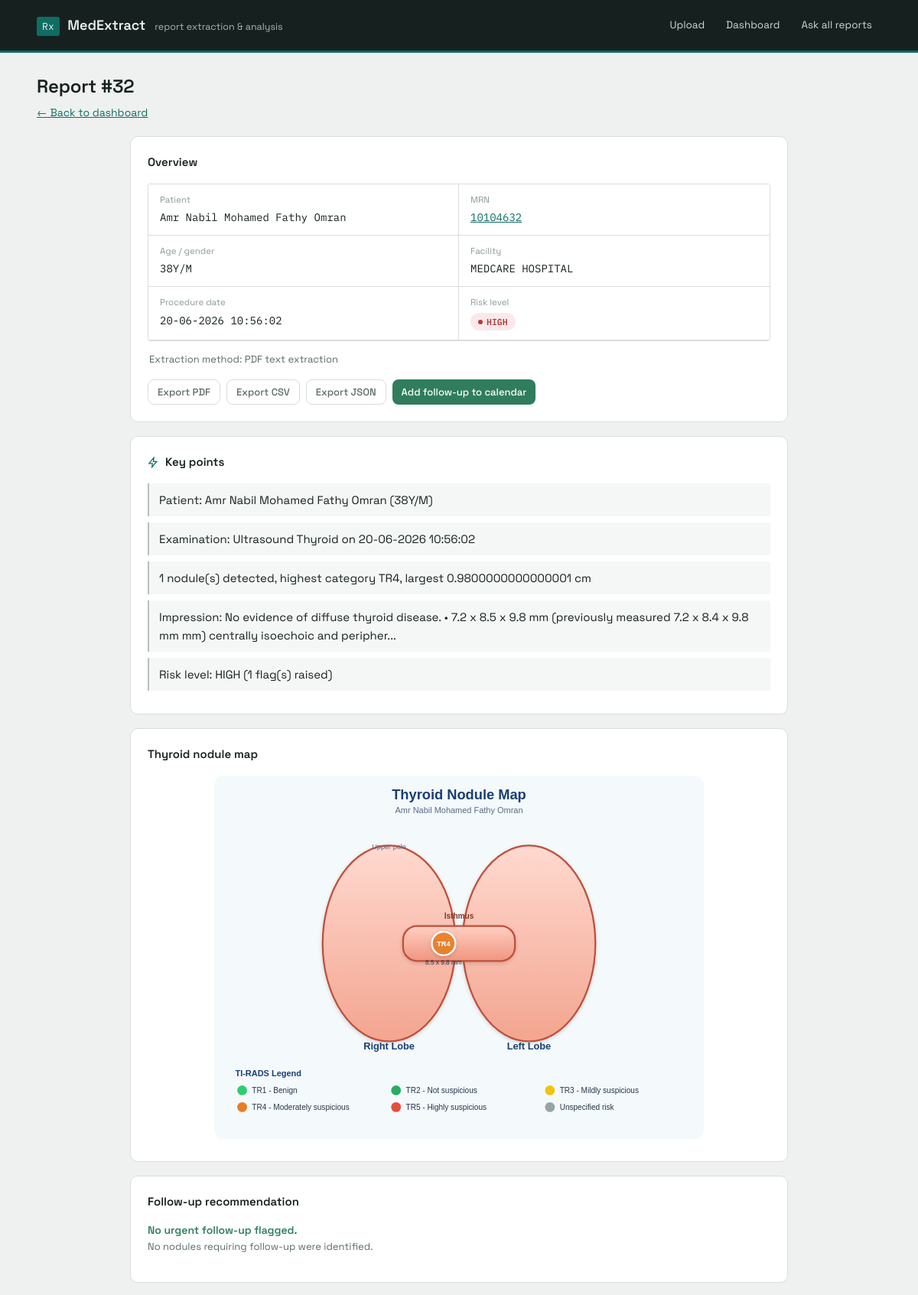
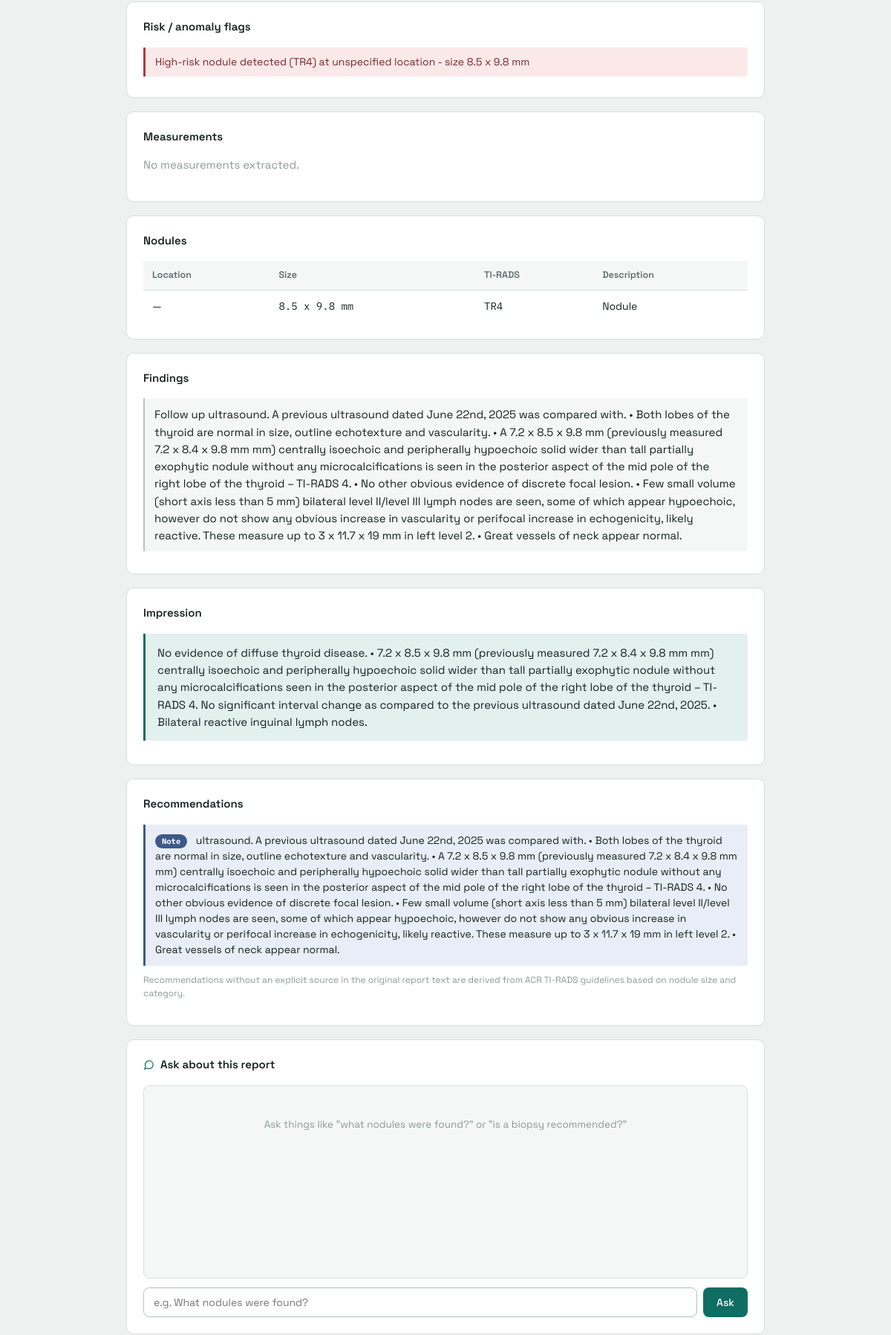
Screenshot of /report/32 (upper part) with the database file from the repository (2 pictures, top to bottom).
### tables this page shows
CREATE TABLE reports (
                id INTEGER PRIMARY KEY AUTOINCREMENT,
                original_filename TEXT,
                patient_name TEXT,
                mrn TEXT,
                age_gender TEXT,
                procedure_date TEXT,
                facility TEXT,
                extraction_method TEXT,
                ocr_confidence REAL,
                content_hash TEXT,
                report_json TEXT,
                extracted_text TEXT,
                risk_level TEXT,
                risk_flags TEXT,
                created_at TEXT
            );

### app.py (the view)
@app.route("/report/<int:report_id>")
def report_detail(report_id):
    row = database.get_report_by_id(report_id)
    if not row:
        return "Report not found", 404
    report_data = json.loads(row["report_json"])
    risk_flags = json.loads(row["risk_flags"] or "[]")
    points = key_points.generate_key_points(
        report_data, row["risk_level"], risk_flags
    )
    diagram_svg = thyroid_diagram.build_thyroid_svg(
        report_data.get("nodules", []),
        patient_name=row["patient_name"],
    )
    recommendations = classify_recommendations(
        report_data.get("recommendations", [])
    )
    return render_template(
        "report_detail.html",
        report=row,
        report_data=report_data,
        metadata=report_data.get("metadata", {}),
        risk_flags=risk_flags,
        key_points=points,
        diagram_svg=diagram_svg,
        recommendations=recommendations,
    )

### database.py (called while the page is built)
def get_connection():
    conn = sqlite3.connect(DB_PATH)
    conn.row_factory = sqlite3.Row
    return conn

def get_report_by_id(report_id):
    conn = get_connection()
    try:
        row = conn.execute(
            "SELECT * FROM reports WHERE id = ?", (report_id,)
        ).fetchone()
        return dict(row) if row else None
    finally:
        conn.close()

### risk_analyzer.py (called while the page is built)
def _max_dimension_cm(size_str):
    if not size_str:
        return 0.0
    numbers = re.findall(r"[0-9]+\.?[0-9]*", size_str)
    if not numbers:
        return 0.0
    values = [float(n) for n in numbers]
    max_value = max(values)
    if "mm" in size_str.lower():
        return max_value / 10.0
    return max_value

### thyroid_diagram.py (called while the page is built)
def _max_dimension_cm(size_str):
    if not size_str:
        return 0.0
    numbers = re.findall(r"[0-9]+\.?[0-9]*", size_str)
    if not numbers:
        return 0.0
    values = [float(n) for n in numbers]
    max_value = max(values)
    if "mm" in size_str.lower():
        return max_value / 10.0
    return max_value

def _locate_nodule(location_text, index, total_in_zone):
    text = (location_text or "").lower()
    is_right = "right" in text
    is_left = "left" in text
    is_upper = "upper" in text or "superior" in text
    is_lower = "lower" in text or "inferior" in text
    if is_right:
        base_x = 250
        zone = "Right lobe"
    elif is_left:
        base_x = 450
        zone = "Left lobe"
    else:
        base_x = 350
        zone = "Isthmus / unspecified"
    if is_upper:
        base_y = 160
    elif is_lower:
        base_y = 320
    else:
        base_y = 240
    offset = (index % 3) * 22 - 22
    return base_x + offset, base_y + (index // 3) * 20, zone

### templates/report_detail.html (shortened to what this page needs)
<!DOCTYPE html>
<html lang="en">
<head>
    <link rel="stylesheet" href="{{ url_for('static', filename='css/main.css') }}">
</head>
<body>
    {% include "_nav.html" %}
    <div class="page-head">
        <h1>Report #{{ report.id }}</h1>
        <p><a href="/dashboard">&larr; Back to dashboard</a></p>
    </div>
    <div class="container container-narrow">
        <div class="card">
            <h2 class="card-title">Overview</h2>
            <div class="info-grid">
                <div class="info-item">
                    <div class="info-label">Patient</div>
                    <div class="info-value">{{ metadata.patient_name or '—' }}</div>
                </div>
                <div class="info-item">
                    <div class="info-label">MRN</div>
                    <div class="info-value">
                        {% if metadata.mrn %}<a href="/trend/{{ metadata.mrn }}">{{ metadata.mrn }}</a>{% else %}—{% endif %}
                    </div>
                </div>
                <div class="info-item">
                    <div class="info-label">Age / gender</div>
                    <div class="info-value">{{ metadata.age_gender or '—' }}</div>
                </div>
                <div class="info-item">
                    <div class="info-label">Facility</div>
                    <div class="info-value">{{ metadata.facility or '—' }}</div>
                </div>
                <div class="info-item">
                    <div class="info-label">Procedure date</div>
                    <div class="info-value">{{ metadata.procedure_date or '—' }}</div>
                </div>
                <div class="info-item">
                    <div class="info-label">Risk level</div>
                    <div class="info-value">
                        <span class="badge badge-{{ report.risk_level }}{{ ' pulse' if report.risk_level == 'HIGH' else '' }}">{{ report.risk_level }}</span>
                    </div>
                </div>
            </div>
            <p style="font-size:13px; color:var(--ink-muted); margin: 14px 2px 0;">
                Extraction method: {{ report.extraction_method or '—' }}
            </p>
            <div style="margin-top:16px; display:flex; gap:8px; flex-wrap:wrap;">
                <a class="btn btn-quiet btn-sm" href="/export/{{ report.id }}/pdf">Export PDF</a>
                <a class="btn btn-quiet btn-sm" href="/export/{{ report.id }}/csv">Export CSV</a>
                <a class="btn btn-quiet btn-sm" href="/export/{{ report.id }}/json">Export JSON</a>
                <a class="btn btn-follow btn-sm" href="/followup/{{ report.id }}/ics">Add follow-up to calendar</a>
            </div>
        </div>
        <div class="card">
            <h2 class="card-title">
                <svg class="icon" width="15" height="15" viewBox="0 0 24 24" fill="none" stroke="currentColor" stroke-width="2"><path d="M13 2 3 14h7l-1 8 10-12h-7l1-8Z"/></svg>
                Key points
            </h2>
            <ul class="finding-list">
                {% for point in key_points %}
                <li>{{ point }}</li>
                {% endfor %}
            </ul>
        </div>
        <div class="card">
            <h2 class="card-title">Thyroid nodule map</h2>
            <div style="max-width:640px; margin: 0 auto;">
                {{ diagram_svg | safe }}
            </div>
        </div>
        <div class="card" id="followup-card">
            <h2 class="card-title">Follow-up recommendation</h2>
            <p id="followup-text" style="color:var(--ink-muted); font-size:14px;">Loading follow-up plan&hellip;</p>
        </div>
        {% if risk_flags %}
        <div class="card">
            <h2 class="card-title">Risk / anomaly flags</h2>
            {% for flag in risk_flags %}
                <div class="flag">{{ flag }}</div>
            {% endfor %}
        </div>
        {% endif %}
        <div class="card">
            <h2 class="card-title">Measurements</h2>
            {% if report_data.measurements %}
            <div class="table-wrapper">
                <table>
                    <tr><th>Name</th><th>Size</th><th>Volume</th></tr>
                    {% for m in report_data.measurements %}
                    <tr><td>{{ m.name }}</td><td class="data">{{ m.size or '—' }}</td><td class="data">{{ m.volume or '—' }}</td></tr>
                    {% endfor %}
                </table>
            </div>
            {% else %}<p class="empty">No measurements extracted.</p>{% endif %}
        </div>
        <div class="card">
            <h2 class="card-title">Nodules</h2>
            {% if report_data.nodules %}
            <div class="table-wrapper">
                <table>
                    <tr><th>Location</th><th>Size</th><th>TI-RADS</th><th>Description</th></tr>
                    {% for n in report_data.nodules %}
                    <tr><td>{{ n.location or '—' }}</td><td class="data">{{ n.size or '—' }}</td><td class="data">{{ n.tirads or '—' }}</td><td>{{ n.description }}</td></tr>
                    {% endfor %}
                </table>
            </div>
            {% else %}<p class="empty">No nodules extracted.</p>{% endif %}
        </div>
        <div class="card">
            <h2 class="card-title">Findings</h2>
            <ul class="finding-list">{% for f in report_data.findings %}<li>{{ f }}</li>{% endfor %}</ul>
        </div>
        <div class="card">
            <h2 class="card-title">Impression</h2>
            {% for i in report_data.impression %}
            <div class="highlight-box">{{ i }}</div>
            {% endfor %}
        </div>
        <div class="card">
            <h2 class="card-title">Recommendations</h2>
            {% if recommendations %}
                {% for rec in recommendations %}
                <div class="rec rec-{{ rec.level }}">
                    <span class="rec-badge rec-badge-{{ rec.level }}">{{ rec.label }}</span>
                    <span class="rec-text">{{ rec.text }}</span>
                </div>
                {% endfor %}
                <p class="rec-note">Recommendations without an explicit source in the original report text are derived from ACR TI-RADS guidelines based on nodule size and category.</p>
            {% else %}
                <p class="empty">No recommendations available.</p>
            {% endif %}
        </div>
        <div class="card">
            <h2 class="card-title">
                <svg class="icon" width="15" height="15" viewBox="0 0 24 24" fill="none" stroke="currentColor" stroke-width="2"><path d="M21 11.5a8.4 8.4 0 0 1-.9 3.8 8.5 8.5 0 0 1-7.6 4.7 8.4 8.4 0 0 1-3.8-.9L3 21l1.9-5.7a8.4 8.4 0 0 1-.9-3.8 8.5 8.5 0 0 1 4.7-7.6 8.4 8.4 0 0 1 3.8-.9h.5a8.48 8.48 0 0 1 8 8v.5Z"/></svg>
                Ask about this report
            </h2>
            <div id="chat-log" class="chat-log">
                <div class="chat-empty">Ask things like "what nodules were found?" or "is a biopsy recommended?"</div>
            </div>
            <div class="chat-input-row">
                <input type="text" id="chat-input" placeholder="e.g. What nodules were found?">
                <button class="btn" onclick="sendChat()">Ask</button>
            </div>
        </div>
    </div>
</body>
</html>

### rows the page displays
reports: id "32", patient_name "Amr Nabil Mohamed Fathy Omran", facility "MEDCARE HOSPITAL", risk_level "HIGH", extraction_method "PDF text extraction", patient_name "Thyroid Nodule Map Amr Nabil Mohamed Fathy Omran Right Lobe Left Lobe Isthmus Upper pole TR4 8.5 x 9.8 mm TI-RADS Legend TR1 - Benign TR2 - Not suspicious TR3 - Mildly suspicious TR4 - Moderately suspicious TR5 - Highly suspicious Unspecified risk"

### other values shown
{{ metadata.mrn }} "10104632"
{{ metadata.age_gender or '—' }} "38Y/M"
{{ metadata.procedure_date or '—' }} "20-06-2026 10:56:02"
{{ point }} "Patient: Amr Nabil Mohamed Fathy Omran (38Y/M)" "Examination: Ultrasound Thyroid on 20-06-2026 10:56:02" "1 nodule(s) detected, highest category TR4, largest 0.9800000000000001 cm" "Impression: No evidence of diffuse thyroid disease. • 7.2 x 8.5 x 9.8 mm (previously measured 7.2 x 8.4 x 9.8 mm mm) centrally isoechoic and peripher..." "Risk level: HIGH (1 flag(s) raised)"
{{ flag }} "High-risk nodule detected (TR4) at unspecified location - size 8.5 x 9.8 mm"
{{ n.location or '—' }} "—"
{{ n.size or '—' }} "8.5 x 9.8 mm"
{{ n.tirads or '—' }} "TR4"
{{ n.description }} "Nodule"
{{ rec.label }} "Note"
